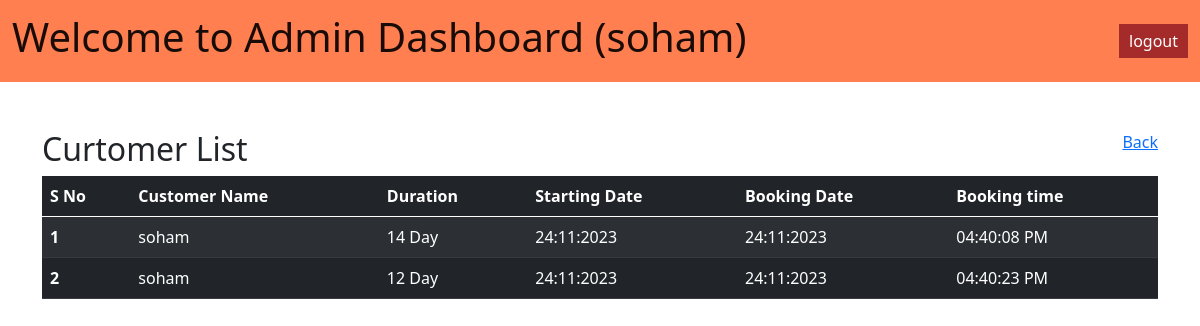
/admin/viewBookedCars.php?postid=2 (signed in), run on the app's committed database.
### tables this page shows
CREATE TABLE `orderdb` (
  `id` int(11) NOT NULL,
  `pid` int(11) NOT NULL,
  `customerid` int(11) NOT NULL,
  `days` text NOT NULL,
  `date` text NOT NULL,
  `status` int(11) NOT NULL,
  `insertionDate` text NOT NULL,
  `insertionTime` text NOT NULL
);

CREATE TABLE `customerlogindb` (
  `id` int(11) NOT NULL,
  `userName` text NOT NULL,
  `email` varchar(255) NOT NULL,
  `password` varchar(512) NOT NULL,
  `status` int(11) NOT NULL COMMENT 'Profile is Active or Deactive',
  `date` varchar(255) NOT NULL COMMENT 'Asia/Kolkata Time zone',
  `time` varchar(255) NOT NULL COMMENT 'Asia/Kolkata Time zone'
);

### admin/viewBookedCars.php (the view, shortened to what this page needs)
<?php
include('../init/db.php');
?>
<!DOCTYPE html>
<html lang="en">
<head>
    <link href="https://cdn.jsdelivr.net/npm/bootstrap@5.0.2/dist/css/bootstrap.min.css" rel="stylesheet">
</head>
<body>
    <?php
    include('./navbar.php');
    ?>
    <div class="container mt-5 title-view">
        <h2>Curtomer List</h2><span><a href="./view.php">Back</a></span>
    </div>
    <div class="container">
        <table class="table table-dark table-striped table-hover table-responsive">
            <thead>
                <tr>
                    <th scope="col">S No</th>
                    <th scope="col">Customer Name</th>
                    <th scope="col">Duration</th>
                    <th scope="col">Starting Date</th>
                    <th scope="col">Booking Date</th>
                    <th scope="col">Booking time</th>
                </tr>
            </thead>
            <tbody>
                <?php
                if (isset($_GET['postid'])) {
                    $id  = mysqli_real_escape_string($con, $_GET['postid']);
                    $selectCar = "select * from orderdb where pid = '$id'";
                    $queryCar = mysqli_query($con, $selectCar);
                    $rowCar = mysqli_num_rows($queryCar);
                    if ($rowCar > 0) {
                        $i = 1;
                        while ($fetch = mysqli_fetch_assoc($queryCar)) {
                            $customerSelect = "select userName from customerlogindb where id = '$fetch[customerid]'";
                            $queryCustomer = mysqli_query($con, $customerSelect);
                            $row = mysqli_num_rows($queryCustomer);
                            $fetchCustomer = mysqli_fetch_assoc($queryCustomer)
                ?>
                            <tr>
                                <th scope="row"><?php echo $i++; ?></th>
                                <td><?php if ($row > 0) {
                                        echo $fetchCustomer['userName'];
                                    } else {
                                        echo 'customer account not exist';
                                    } ?></td>
                                <td><?php echo $fetch['days']; ?></td>
                                <td><?php echo $fetch['date']; ?></td>
                                <td><?php echo $fetch['insertionDate']; ?></td>
                                <td><?php echo $fetch['insertionTime']; ?></td>
                                </tr>
                                <?php
                            }
                        } else {
                                ?>
                            <tr>
                                <td colspan="6">Car has not Booked yet !!
                            </tr>
                            </td><?php
                                }
                            }
                                    ?>
            </tbody>
        </table>
    </div>
</body>
</html>

### admin/viewBookedCars.php (style rules this page uses)
.title-view { display: flex; justify-content: space-between; }

### data on the page
orderdb: customerlogindb.userName "soham", days "14 Day", date "24:11:2023", insertionDate "24:11:2023", insertionTime "04:40:08 PM"
orderdb: customerlogindb.userName "soham", days "12 Day", date "24:11:2023", insertionDate "24:11:2023", insertionTime "04:40:23 PM"

### other printed values
$_SESSION['Username'] "soham"
